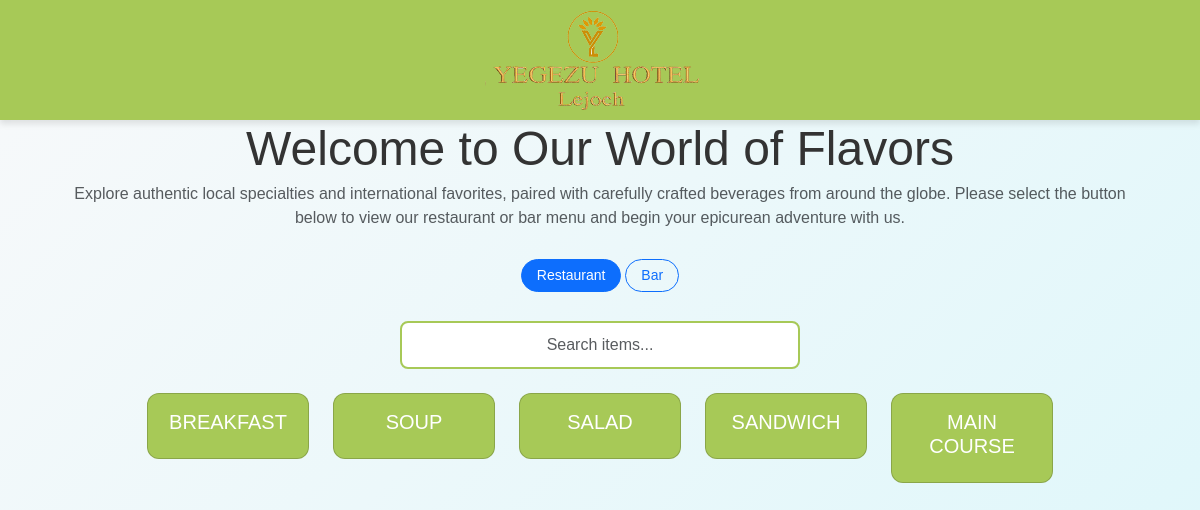
The page / on the database its author committed.
### menu/models.py (models this page shows, shortened)
class MainCategory(models.Model):
    name = models.CharField(max_length=100)
    description = models.TextField(blank=True)

class Category(models.Model):
    name = models.CharField(max_length=100)
    main_category = models.ForeignKey(MainCategory, on_delete=models.CASCADE)
    description = models.TextField(blank=True)

### menu/views.py (the view, shortened to what this page needs)
# urls.py: path('', views.menu_view, name='menu'),
def menu_view(request):
    main_categories = MainCategory.objects.all()
    default_main_category = MainCategory.objects.filter(name="Restaurant").first()
    if not default_main_category and main_categories.exists():
        default_main_category = main_categories.first()
    selected_main_category_id = request.GET.get('main_category')
    if selected_main_category_id:
        selected_main_category = get_object_or_404(MainCategory, id=selected_main_category_id)
    elif default_main_category:
        selected_main_category = default_main_category
    else:
        selected_main_category = None
    selected_subcategory = request.GET.get('subcategory')
    search_query = request.GET.get('search', '')
    subcategories = Category.objects.filter(main_category=selected_main_category) if selected_main_category else []
    menu_items = MenuItem.objects.none()
    if selected_main_category:
        subcategory_ids = subcategories.values_list('id', flat=True)
    context = {
        'main_categories': main_categories,
        'selected_main_category': selected_main_category,
        'subcategories': subcategories,
        'menu_items': menu_items,
        'selected_subcategory': selected_subcategory,
        'search_query': search_query
    }
    return render(request, 'menu/menu.html', context)

### menu/templates/menu/menu.html (shortened to what this page needs)
{% extends 'menu/base.html' %}
{% block content %}
<div class="container">
        {% if not selected_subcategory and not search_query %}
        <div class="row mb-2 text-center">
            <div class="col-md-12">
                <h3 class="display-5 mb-1">Welcome to Our World of Flavors</h3>
                <p class="text-muted">
                    Explore authentic local specialties and international favorites, paired with carefully
                    crafted beverages from around the globe. Please select the button below to view our
                    restaurant or bar menu and begin your epicurean adventure with us.
                </p>
            </div>
        </div>
        {% endif %}
    <div class="row mb-4">
        <div class="col-md-12 text-center">
            <div class="btn-group">
                {% for main_cat in main_categories %}
                <a href="?main_category={{ main_cat.id }}"
                   class="btn btn-outline-primary btn-sm {% if main_cat.id == selected_main_category.id %}active{% endif %}">
                    {{ main_cat.name }}
                </a>
                {% endfor %}
            </div>
        </div>
    </div>
    <form method="get" action="">
        <div class="row mb-4">
            <div class="col-md-12 text-center">
                <input type="text"
                       name="search"
                       id="search-input"
                       class="form-control search-bar"
                       placeholder="Search items..."
                       value="{{ search_query }}">
            </div>
        </div>
    </form>
    {% if not selected_subcategory and not search_query %}
    <div class="row mb-4 justify-content-center">
        {% for subcategory in subcategories %}
        <div class="col-lg-2 col-md-4 col-sm-6 mb-4">
            <a href="?main_category={{ selected_main_category.id }}&subcategory={{ subcategory.id }}"
               class="text-decoration-none">
                <div class="card category-card">
                    <div class="card-body">
                        <h5 class="card-title text-center">{{ subcategory.name }}</h5>
                    </div>
                </div>
            </a>
        </div>
        {% endfor %}
    </div>
    {% endif %}
</div>
{% endblock %}

### menu/static/menu/css/styles.css (style rules this page uses)
body { background: linear-gradient(135deg, #f8f9fa, #e0f7fa); font-family: 'Poppins', sans-serif; color: #333; margin: 0; padding: 0; }
.btn-group .btn { margin: 5px; border-radius: 20px !important; font-size: 14px; padding: 5px 15px; }
.category-card { background-color: #a7c957; color: white; border-radius: 12px; transition: transform 0.2s; text-align: center; }
.search-bar { width: 80%; max-width: 400px; padding: 10px; border: 2px solid #a7c957; border-radius: 8px; outline: none; font-size: 16px; text-align: center; margin: 0 auto; }

### rows shown on the page
MainCategory: name "Restaurant"
MainCategory: name "Bar"
Category: name "BREAKFAST"
Category: name "SOUP"
Category: name "SALAD"
Category: name "SANDWICH"
Category: name "MAIN COURSE"
